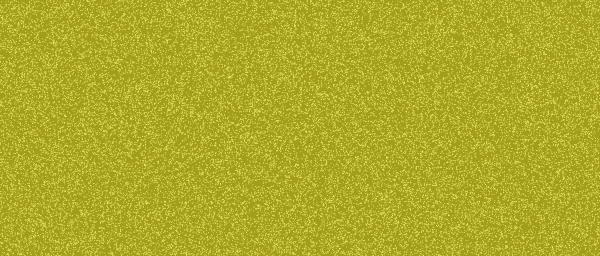
Frame 1 (no input)
Frame 60 (the mouse pressed at the canvas centre just before this capture): identical to frame 1, image omitted
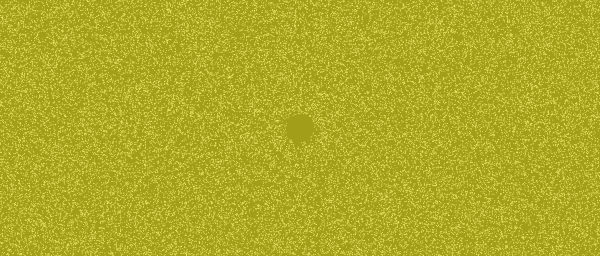
Frame 120 (the mouse held since frame 60 and released just before this capture)

The Processing sketch that drew these frames (run headless with seeded random() and noise(); from frame 60 on, the mouse is pressed at the canvas centre):

// Processing sketch: processing_44127
// ── processing_44127.pde


Sable sable;
ArrayList sables;
 
void setup() {
  size(600,256);
  sables = new ArrayList();
  for (int i = 0; i < 40000; i++) {
    
    sables.add(new Sable (random(width),random(height),0.5));
 
  }
 
}
 
void draw() {
  background (162,158,26);
  for ( int i = 0 ; i < sables.size(); i ++){
    Sable sable = (Sable) sables.get(i);
    sable.update();

 
  }
}

void keyPressed() { setup(); }

class Sable {
  float x,y,v,r;
 
 
  Sable(float x_, float y_, float r_){
    x = x_;
    y = y_;
    v = 17;
    r = int(random(1, 1.5));
  }
 
  void update(){
 
 
    float distance = dist(mouseX,mouseY,x,y);
 
    if (distance < 14 ){
      if (mousePressed){
        float radians = atan2(mouseY-y,mouseX-x)+PI;
        x = x + v * cos(radians);
        y = y + v * sin(radians);
      }
    }
 
    noStroke();
    fill(242,238,110);
    ellipse(x, y, r, r);
  }
 
 
}
